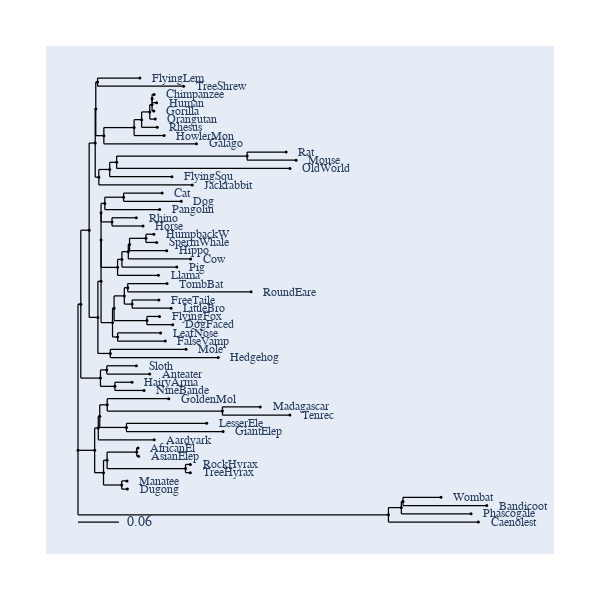

Notebook code for this chart:
### Markdown cell above
# Display a Phylogenetic Tree with a Square Dendrogram Style

We use a tree saved in `json` format from a likelihood function analysis of a non-stationary model. The tree was derived such that the the branch lengths are now "ENS".

### Code cell
from cogent3.app import io

reader = io.load_json()

ens_tree = reader("../data/GN-tree.json")
fig = ens_tree.get_figure(width=600, height=600)
fig.show()

### Figure 1 — Plotly figure (JSON) as saved in the notebook; plotly's stock layout.template omitted (floating-point values rounded to 4 significant figures; data arrays with more than 128 entries replaced by an {"elided": "..."} marker saying what was removed)
{"data": [{"line": {"color": "black", "shape": "spline", "smoothing": 1.3, "width": 1.25}, "mode": "lines", "showlegend": false, "type": "scatter", "x": {"elided": "644 float values"}, "y": {"elided": "644 float values"}}, {"hoverinfo": "text", "marker": {"color": "black", "size": 3, "symbol": "circle"}, "mode": "markers", "showlegend": false, "text": ["root", "edge.37", "edge.33", "edge.32", "edge.27", "edge.20", "FlyingLem", "TreeShrew", "edge.26", "edge.25", "edge.24", "edge.23", "edge.22", "edge.21", "Chimpanzee", "Human", "Gorilla", "Orangutan", "Rhesus", "HowlerMon", "Galago", "edge.31", "edge.30", "edge.29", "edge.28", "Rat", "Mouse", "OldWorld", "FlyingSqu", "Jackrabbit", "edge.19", "edge.17", "edge.16", "edge.10", "edge.9", "edge.8", "Cat", "Dog", "Pangolin", "edge.7", "Rhino", "Horse", "edge.15", "edge.14", "edge.13", "edge.12", "edge.11", "HumpbackW", "SpermWhale", "Hippo", "Cow", "Pig", "Llama", "edge.6", "edge.4", "edge.3", "edge.2", "TombBat", "RoundEare", "edge.1", "FreeTaile", "LittleBro", "edge.0", "FlyingFox", "DogFaced", "edge.5", "LeafNose", "FalseVamp", "edge.18", "Mole", "Hedgehog", "edge.36", "edge.35", "Sloth", "Anteater", "edge.34", "HairyArma", "NineBande", "edge.48", "edge.47", "edge.46", "edge.44", "GoldenMol", "edge.43", "Madagascar", "Tenrec", "edge.45", "LesserEle", "GiantElep", "Aardvark", "edge.42", "edge.41", "edge.39", "AfricanEl", "AsianElep", "edge.40", "RockHyrax", "TreeHyrax", "edge.38", "Manatee", "Dugong", "edge.51", "edge.50", "edge.49", "Wombat", "Bandicoot", "Phascogale", "Caenolest"], "type": "scatter", "x": [0, 0.003949, 0.01572, 0.02427, 0.02505, 0.02759, 0.08718, 0.1488, 0.03642, 0.07907, 0.08965, 0.1011, 0.1044, 0.1044, 0.1072, 0.1108, 0.1069, 0.1089, 0.1117, 0.1213, 0.1669, 0.02935, 0.04464, 0.05444, 0.2383, 0.2932, 0.3073, 0.2986, 0.1323, 0.1609, 0.02802, 0.03248, 0.03248, 0.03248, 0.03781, 0.06421, 0.1185, 0.1455, 0.1151, 0.04791, 0.08212, 0.09161, 0.05578, 0.06185, 0.07087, 0.07263, 0.09575, 0.1069, 0.1108, 0.125, 0.1586, 0.1392, 0.1133, 0.04866, 0.05083, 0.06527, 0.07008, 0.1254, 0.2438, 0.07635, 0.114, 0.1311, 0.09711, 0.1149, 0.1335, 0.05581, 0.1164, 0.1229, 0.04552, 0.1522, 0.1976, 0.03165, 0.04063, 0.08217, 0.1011, 0.05199, 0.07611, 0.09306, 0.02348, 0.02856, 0.03065, 0.04112, 0.1279, 0.2035, 0.2568, 0.2985, 0.06826, 0.1813, 0.2044, 0.1074, 0.03596, 0.04098, 0.08276, 0.0845, 0.08535, 0.1515, 0.1583, 0.1583, 0.06157, 0.06902, 0.0696, 0.4374, 0.4556, 0.4579, 0.5113, 0.576, 0.5538, 0.5641], "y": [-23.77, -0.6576, 11.03, 24.82, 30.21, 34.45, 35.1, 33.8, 25.98, 27.26, 28.52, 29.74, 30.88, 31.85, 32.5, 31.2, 29.9, 28.6, 27.3, 26, 24.7, 19.42, 20.64, 21.77, 22.75, 23.4, 22.1, 20.8, 19.5, 18.2, -2.747, 2.955, 9.486, 13.81, 15.28, 16.25, 16.9, 15.6, 14.3, 12.35, 13, 11.7, 5.159, 6.419, 7.638, 8.775, 9.75, 10.4, 9.1, 7.8, 6.5, 5.2, 3.9, -3.575, -1.3, 0.65, 1.95, 2.6, 1.3, -0.65, 0, -1.3, -3.25, -2.6, -3.9, -5.85, -5.2, -6.5, -8.45, -7.8, -9.1, -12.35, -11.05, -10.4, -11.7, -13.65, -13, -14.3, -23.77, -20.23, -18.36, -16.58, -15.6, -17.55, -16.9, -18.2, -20.15, -19.5, -20.8, -22.1, -27.3, -25.35, -24.05, -23.4, -24.7, -26.65, -26, -27.3, -29.25, -28.6, -29.9, -33.96, -32.83, -31.85, -31.2, -32.5, -33.8, -35.1]}], "layout": {"annotations": [{"font": {"family": "Inconsolata, monospace", "size": 12}, "showarrow": false, "text": "FlyingLem", "textangle": 0, "x": 0.1016, "xanchor": "left", "xref": "x", "y": 35.1, "yref": "y"}, {"font": {"family": "Inconsolata, monospace", "size": 12}, "showarrow": false, "text": "TreeShrew", "textangle": 0, "x": 0.1632, "xanchor": "left", "xref": "x", "y": 33.8, "yref": "y"}, {"font": {"family": "Inconsolata, monospace", "size": 12}, "showarrow": false, "text": "Chimpanzee", "textangle": 0, "x": 0.1216, "xanchor": "left", "xref": "x", "y": 32.5, "yref": "y"}, {"font": {"family": "Inconsolata, monospace", "size": 12}, "showarrow": false, "text": "Human", "textangle": 0, "x": 0.1252, "xanchor": "left", "xref": "x", "y": 31.2, "yref": "y"}, {"font": {"family": "Inconsolata, monospace", "size": 12}, "showarrow": false, "text": "Gorilla", "textangle": 0, "x": 0.1213, "xanchor": "left", "xref": "x", "y": 29.9, "yref": "y"}, {"font": {"family": "Inconsolata, monospace", "size": 12}, "showarrow": false, "text": "Orangutan", "textangle": 0, "x": 0.1232, "xanchor": "left", "xref": "x", "y": 28.6, "yref": "y"}, {"font": {"family": "Inconsolata, monospace", "size": 12}, "showarrow": false, "text": "Rhesus", "textangle": 0, "x": 0.1261, "xanchor": "left", "xref": "x", "y": 27.3, "yref": "y"}, {"font": {"family": "Inconsolata, monospace", "size": 12}, "showarrow": false, "text": "HowlerMon", "textangle": 0, "x": 0.1357, "xanchor": "left", "xref": "x", "y": 26, "yref": "y"}, {"font": {"family": "Inconsolata, monospace", "size": 12}, "showarrow": false, "text": "Galago", "textangle": 0, "x": 0.1813, "xanchor": "left", "xref": "x", "y": 24.7, "yref": "y"}, {"font": {"family": "Inconsolata, monospace", "size": 12}, "showarrow": false, "text": "Rat", "textangle": 0, "x": 0.3076, "xanchor": "left", "xref": "x", "y": 23.4, "yref": "y"}, {"font": {"family": "Inconsolata, monospace", "size": 12}, "showarrow": false, "text": "Mouse", "textangle": 0, "x": 0.3217, "xanchor": "left", "xref": "x", "y": 22.1, "yref": "y"}, {"font": {"family": "Inconsolata, monospace", "size": 12}, "showarrow": false, "text": "OldWorld", "textangle": 0, "x": 0.313, "xanchor": "left", "xref": "x", "y": 20.8, "yref": "y"}, {"font": {"family": "Inconsolata, monospace", "size": 12}, "showarrow": false, "text": "FlyingSqu", "textangle": 0, "x": 0.1467, "xanchor": "left", "xref": "x", "y": 19.5, "yref": "y"}, {"font": {"family": "Inconsolata, monospace", "size": 12}, "showarrow": false, "text": "Jackrabbit", "textangle": 0, "x": 0.1753, "xanchor": "left", "xref": "x", "y": 18.2, "yref": "y"}, {"font": {"family": "Inconsolata, monospace", "size": 12}, "showarrow": false, "text": "Cat", "textangle": 0, "x": 0.1329, "xanchor": "left", "xref": "x", "y": 16.9, "yref": "y"}, {"font": {"family": "Inconsolata, monospace", "size": 12}, "showarrow": false, "text": "Dog", "textangle": 0, "x": 0.1599, "xanchor": "left", "xref": "x", "y": 15.6, "yref": "y"}, {"font": {"family": "Inconsolata, monospace", "size": 12}, "showarrow": false, "text": "Pangolin", "textangle": 0, "x": 0.1295, "xanchor": "left", "xref": "x", "y": 14.3, "yref": "y"}, {"font": {"family": "Inconsolata, monospace", "size": 12}, "showarrow": false, "text": "Rhino", "textangle": 0, "x": 0.09651, "xanchor": "left", "xref": "x", "y": 13, "yref": "y"}, {"font": {"family": "Inconsolata, monospace", "size": 12}, "showarrow": false, "text": "Horse", "textangle": 0, "x": 0.106, "xanchor": "left", "xref": "x", "y": 11.7, "yref": "y"}, {"font": {"family": "Inconsolata, monospace", "size": 12}, "showarrow": false, "text": "HumpbackW", "textangle": 0, "x": 0.1213, "xanchor": "left", "xref": "x", "y": 10.4, "yref": "y"}, {"font": {"family": "Inconsolata, monospace", "size": 12}, "showarrow": false, "text": "SpermWhale", "textangle": 0, "x": 0.1252, "xanchor": "left", "xref": "x", "y": 9.1, "yref": "y"}, {"font": {"family": "Inconsolata, monospace", "size": 12}, "showarrow": false, "text": "Hippo", "textangle": 0, "x": 0.1394, "xanchor": "left", "xref": "x", "y": 7.8, "yref": "y"}, {"font": {"family": "Inconsolata, monospace", "size": 12}, "showarrow": false, "text": "Cow", "textangle": 0, "x": 0.173, "xanchor": "left", "xref": "x", "y": 6.5, "yref": "y"}, {"font": {"family": "Inconsolata, monospace", "size": 12}, "showarrow": false, "text": "Pig", "textangle": 0, "x": 0.1536, "xanchor": "left", "xref": "x", "y": 5.2, "yref": "y"}, {"font": {"family": "Inconsolata, monospace", "size": 12}, "showarrow": false, "text": "Llama", "textangle": 0, "x": 0.1277, "xanchor": "left", "xref": "x", "y": 3.9, "yref": "y"}, {"font": {"family": "Inconsolata, monospace", "size": 12}, "showarrow": false, "text": "TombBat", "textangle": 0, "x": 0.1398, "xanchor": "left", "xref": "x", "y": 2.6, "yref": "y"}, {"font": {"family": "Inconsolata, monospace", "size": 12}, "showarrow": false, "text": "RoundEare", "textangle": 0, "x": 0.2582, "xanchor": "left", "xref": "x", "y": 1.3, "yref": "y"}, {"font": {"family": "Inconsolata, monospace", "size": 12}, "showarrow": false, "text": "FreeTaile", "textangle": 0, "x": 0.1284, "xanchor": "left", "xref": "x", "y": 0, "yref": "y"}, {"font": {"family": "Inconsolata, monospace", "size": 12}, "showarrow": false, "text": "LittleBro", "textangle": 0, "x": 0.1455, "xanchor": "left", "xref": "x", "y": -1.3, "yref": "y"}, {"font": {"family": "Inconsolata, monospace", "size": 12}, "showarrow": false, "text": "FlyingFox", "textangle": 0, "x": 0.1293, "xanchor": "left", "xref": "x", "y": -2.6, "yref": "y"}, {"font": {"family": "Inconsolata, monospace", "size": 12}, "showarrow": false, "text": "DogFaced", "textangle": 0, "x": 0.1479, "xanchor": "left", "xref": "x", "y": -3.9, "yref": "y"}, {"font": {"family": "Inconsolata, monospace", "size": 12}, "showarrow": false, "text": "LeafNose", "textangle": 0, "x": 0.1308, "xanchor": "left", "xref": "x", "y": -5.2, "yref": "y"}, {"font": {"family": "Inconsolata, monospace", "size": 12}, "showarrow": false, "text": "FalseVamp", "textangle": 0, "x": 0.1373, "xanchor": "left", "xref": "x", "y": -6.5, "yref": "y"}, {"font": {"family": "Inconsolata, monospace", "size": 12}, "showarrow": false, "text": "Mole", "textangle": 0, "x": 0.1666, "xanchor": "left", "xref": "x", "y": -7.8, "yref": "y"}, {"font": {"family": "Inconsolata, monospace", "size": 12}, "showarrow": false, "text": "Hedgehog", "textangle": 0, "x": 0.212, "xanchor": "left", "xref": "x", "y": -9.1, "yref": "y"}, {"font": {"family": "Inconsolata, monospace", "size": 12}, "showarrow": false, "text": "Sloth", "textangle": 0, "x": 0.09657, "xanchor": "left", "xref": "x", "y": -10.4, "yref": "y"}, {"font": {"family": "Inconsolata, monospace", "size": 12}, "showarrow": false, "text": "Anteater", "textangle": 0, "x": 0.1155, "xanchor": "left", "xref": "x", "y": -11.7, "yref": "y"}, {"font": {"family": "Inconsolata, monospace", "size": 12}, "showarrow": false, "text": "HairyArma", "textangle": 0, "x": 0.09051, "xanchor": "left", "xref": "x", "y": -13, "yref": "y"}, {"font": {"family": "Inconsolata, monospace", "size": 12}, "showarrow": false, "text": "NineBande", "textangle": 0, "x": 0.1075, "xanchor": "left", "xref": "x", "y": -14.3, "yref": "y"}, {"font": {"family": "Inconsolata, monospace", "size": 12}, "showarrow": false, "text": "GoldenMol", "textangle": 0, "x": 0.1423, "xanchor": "left", "xref": "x", "y": -15.6, "yref": "y"}, {"font": {"family": "Inconsolata, monospace", "size": 12}, "showarrow": false, "text": "Madagascar", "textangle": 0, "x": 0.2712, "xanchor": "left", "xref": "x", "y": -16.9, "yref": "y"}, {"font": {"family": "Inconsolata, monospace", "size": 12}, "showarrow": false, "text": "Tenrec", "textangle": 0, "x": 0.3129, "xanchor": "left", "xref": "x", "y": -18.2, "yref": "y"}, {"font": {"family": "Inconsolata, monospace", "size": 12}, "showarrow": false, "text": "LesserEle", "textangle": 0, "x": 0.1957, "xanchor": "left", "xref": "x", "y": -19.5, "yref": "y"}, {"font": {"family": "Inconsolata, monospace", "size": 12}, "showarrow": false, "text": "GiantElep", "textangle": 0, "x": 0.2188, "xanchor": "left", "xref": "x", "y": -20.8, "yref": "y"}, {"font": {"family": "Inconsolata, monospace", "size": 12}, "showarrow": false, "text": "Aardvark", "textangle": 0, "x": 0.1218, "xanchor": "left", "xref": "x", "y": -22.1, "yref": "y"}, {"font": {"family": "Inconsolata, monospace", "size": 12}, "showarrow": false, "text": "AfricanEl", "textangle": 0, "x": 0.09889, "xanchor": "left", "xref": "x", "y": -23.4, "yref": "y"}, {"font": {"family": "Inconsolata, monospace", "size": 12}, "showarrow": false, "text": "AsianElep", "textangle": 0, "x": 0.09974, "xanchor": "left", "xref": "x", "y": -24.7, "yref": "y"}, {"font": {"family": "Inconsolata, monospace", "size": 12}, "showarrow": false, "text": "RockHyrax", "textangle": 0, "x": 0.1727, "xanchor": "left", "xref": "x", "y": -26, "yref": "y"}, {"font": {"family": "Inconsolata, monospace", "size": 12}, "showarrow": false, "text": "TreeHyrax", "textangle": 0, "x": 0.1727, "xanchor": "left", "xref": "x", "y": -27.3, "yref": "y"}, {"font": {"family": "Inconsolata, monospace", "size": 12}, "showarrow": false, "text": "Manatee", "textangle": 0, "x": 0.08342, "xanchor": "left", "xref": "x", "y": -28.6, "yref": "y"}, {"font": {"family": "Inconsolata, monospace", "size": 12}, "showarrow": false, "text": "Dugong", "textangle": 0, "x": 0.084, "xanchor": "left", "xref": "x", "y": -29.9, "yref": "y"}, {"font": {"family": "Inconsolata, monospace", "size": 12}, "showarrow": false, "text": "Wombat", "textangle": 0, "x": 0.5257, "xanchor": "left", "xref": "x", "y": -31.2, "yref": "y"}, {"font": {"family": "Inconsolata, monospace", "size": 12}, "showarrow": false, "text": "Bandicoot", "textangle": 0, "x": 0.5903, "xanchor": "left", "xref": "x", "y": -32.5, "yref": "y"}, {"font": {"family": "Inconsolata, monospace", "size": 12}, "showarrow": false, "text": "Phascogale", "textangle": 0, "x": 0.5682, "xanchor": "left", "xref": "x", "y": -33.8, "yref": "y"}, {"font": {"family": "Inconsolata, monospace", "size": 12}, "showarrow": false, "text": "Caenolest", "textangle": 0, "x": 0.5785, "xanchor": "left", "xref": "x", "y": -35.1, "yref": "y"}, {"ax": 0, "ay": 0, "showarrow": false, "text": "0.06", "x": 0.08639, "xref": "x", "y": -35.1, "yref": "y"}], "autosize": true, "font": {"family": "Balto", "size": 14}, "height": 600, "hovermode": "closest", "margin": {"b": 50, "l": 50, "pad": 4, "r": 50, "t": 50}, "shapes": [{"line": {"color": "black", "width": 1.25}, "type": "line", "x0": 0, "x1": 0.0576, "y0": -35.1, "y1": -35.1}], "showlegend": false, "width": 600, "xaxis": {"autorange": true, "range": [-0.03993, 0.6731], "type": "linear", "visible": false}, "yaxis": {"autorange": true, "range": [-39.53, 39.53], "type": "linear", "visible": false}}}
